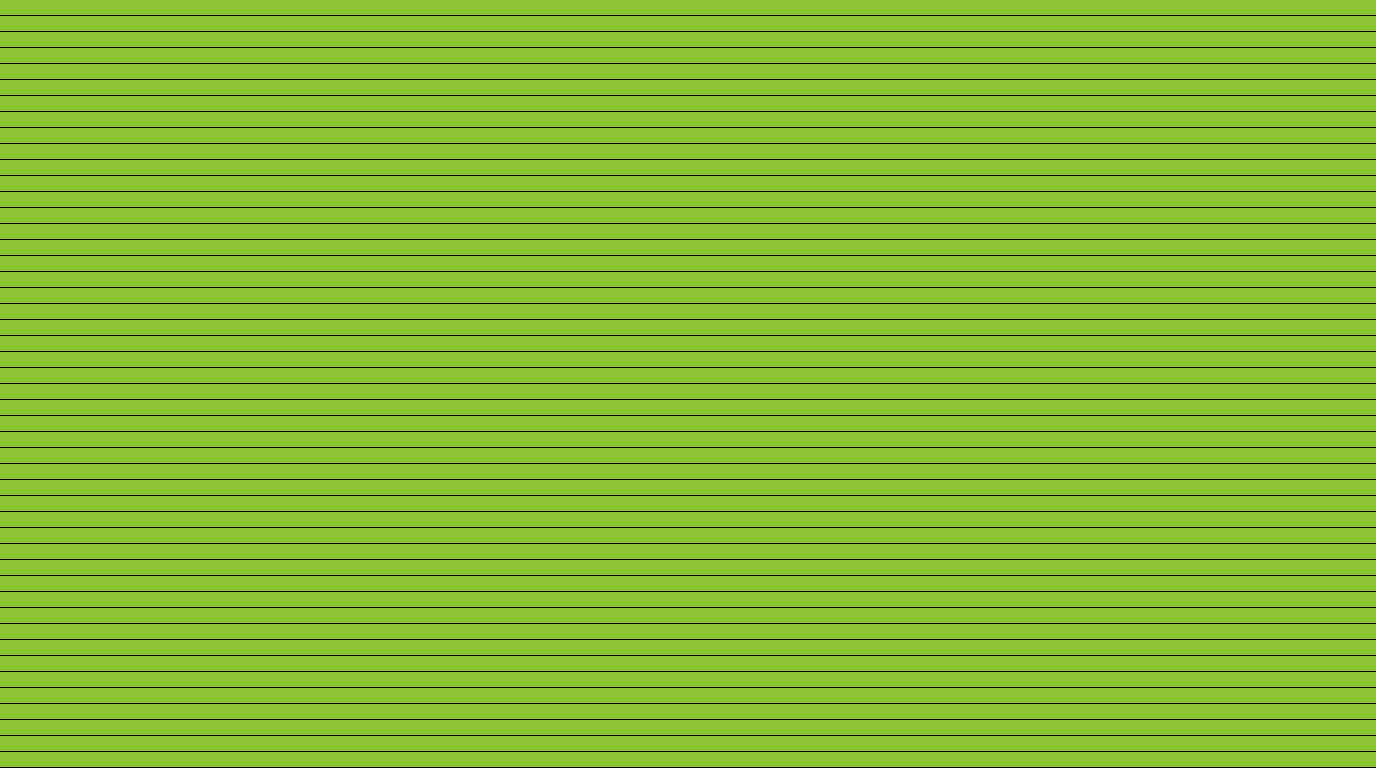

The image is a tile-based game level rendered from a .tmx file. Its description and source (layers, tilesets, objects; grid data summarised) follow:
An orthogonal 86x48 tile map with 16x16 px tiles, 1 tile layer (Tile Layer 1).

<map version="1.0" orientation="orthogonal" renderorder="right-down" width="86" height="48" tilewidth="16" tileheight="16" nextobjectid="1">
 <tileset firstgid="1" name="all" tilewidth="16" tileheight="16" spacing="1" tilecount="13166" columns="227">
  <image source="Tiles/all.png" width="3872" height="1001" />
 </tileset>
 <layer name="Tile Layer 1" width="86" height="48">
  <data>[4128 cells, 4128 non-empty, 1 distinct tile ids]</data>
 </layer>
</map>
